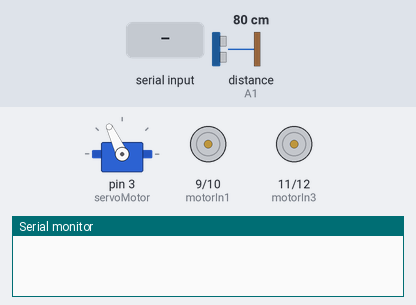
The sketch below on a simulated Arduino Uno, built with avr-gcc and run on an emulated ATmega328P. Parts: servo, motor-driver pin pairs drawn as motors (green arrow = first pin HIGH = forward, orange = second pin HIGH = backward, longer = more drive), the last lines printed to the serial monitor. Inputs (shaded band) come from the test bench; at power-on: distance to the obstacle (sensor on A1) 80 cm. The echo pulse lasts 58.3 µs per cm.

Above: at 3.9 s.
4.0 s: "3" received over Serial
At 5.6 s:
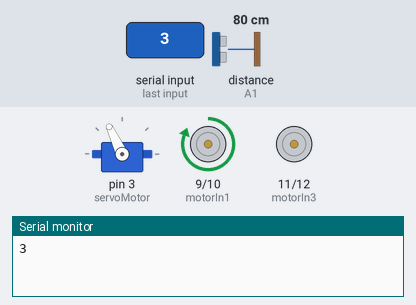
7.0 s: distance to the obstacle (sensor on A1) set to 31 cm
10.0 s: distance to the obstacle (sensor on A1) set to 26 cm
At 11.6 s:
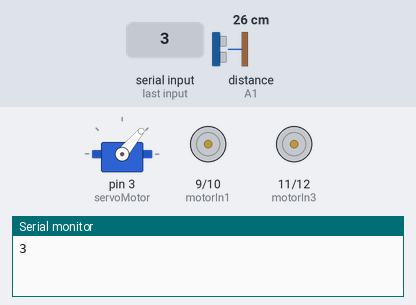
13.0 s: distance to the obstacle (sensor on A1) set to 35 cm
At 14.93 s:
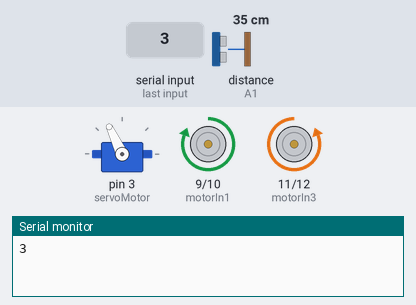
16.0 s: distance to the obstacle (sensor on A1) set to 2 cm
At 19.6 s:
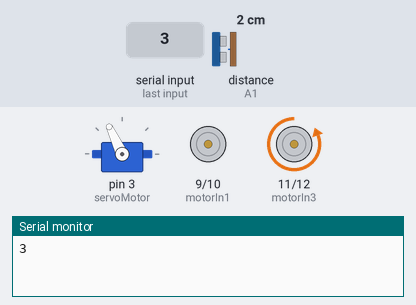
Timing chart, 0 to 20.0 s (numbered marks = the images above; inputs shaded):
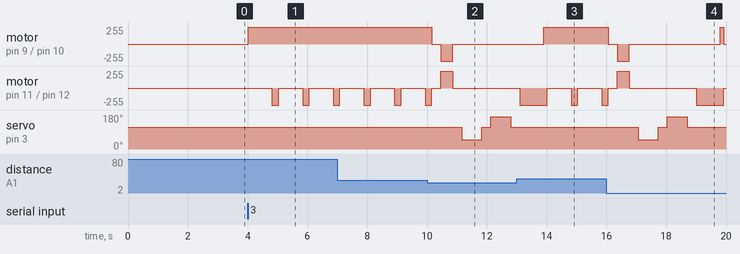

Measured:
- the behaviour switches between 30 and 29 cm on distance to the obstacle (sensor on A1) (found by bisection; images 1 and 2)
- after the input at 4.0 s, motor on pin 9 (motorIn1) / pin 10 (motorIn2): stopped → forward 255/255 at once; motor on pin 11 (motorIn3) / pin 12 (motorIn4): alternates backward 255/255 for 0.23 s and stopped for 0.80 s, starting after 0.82 s
- after the input at 10.0 s, motor on pin 9 (motorIn1) / pin 10 (motorIn2): forward 255/255 → stopped after 0.16 s, → backward 255/255 0.30 s later, → stopped 0.40 s later; servo on pin 3 (servoMotor): 115° → 50° after 1.2 s, → 115° 0.67 s later, → 170° 0.30 s later, → 115° 0.67 s later
- after the input at 13.0 s, motor on pin 9 (motorIn1) / pin 10 (motorIn2): goes on until 13.9 s, then stays forward 255/255; servo on pin 3 (servoMotor): stays 115° (without the input it goes to 50° after 2.0 s)
- after the input at 16.0 s, motor on pin 9 (motorIn1) / pin 10 (motorIn2): forward 255/255 → stopped after 0.07 s, → backward 255/255 0.30 s later, → stopped 0.40 s later, → forward 255/255 3.0 s later, … (5 changes in this stretch); servo on pin 3 (servoMotor): 115° → 50° after 1.1 s, → 115° 0.67 s later, → 170° 0.30 s later, → 115° 0.67 s later

The sketch:

CAR_OBSTACLE_BT_VOICE_REMOTE_SERVO.ino
```cpp
#include <Servo.h>
#include <NewPing.h>

#define trigPin  A0
#define echoPin  A1

int motorIn1 = 9;
int motorIn2 = 10;
int motorIn3 = 11;
int motorIn4 = 12;

#define maxDist 200
boolean goeesForward = false;
int distance = 100;

//long duration, distance;
String voice;
char c;
char stopping;

NewPing sonar(trigPin, echoPin, maxDist);
Servo servoMotor;

void setup()
{
  stopping='1';
  Serial.begin(9600);
  pinMode(trigPin, OUTPUT);
  pinMode(echoPin, INPUT);
  pinMode(motorIn1, OUTPUT);
  pinMode(motorIn2, OUTPUT);
  pinMode(motorIn3, OUTPUT);
  pinMode(motorIn4, OUTPUT);

  servoMotor.attach(3);

  servoMotor.write(115);
  delay(2000);
  distance = readPing();
  delay(100);
  distance = readPing();
  delay(100);
  distance = readPing();
  delay(100);
  distance = readPing();
  delay(100);
}

void loop()
{
  int distRight = 0;
  int distLeft = 0;
  delay(50);

  while(Serial.available()>0){
    delay(10);
    c=Serial.read();
    voice+=c;
  }

  if(distance<30 && stopping == '0'){
      moveStop();
      delay(300);
      moveBackward();
      delay(400);
      moveStop();
      delay(300);
      distRight = lookRight();
      delay(300);
      distLeft = lookLeft();
      delay(300);

      if (distRight >= distLeft){
        turnRight();
      }
      else{
        turnLeft();
      }
  }else if(voice=="forward" || c == '1'){
    moveForward();
    delay(100);
  }else if(voice=="back" || c == '2'){
    moveBackward();
    delay(100);
  }else if(voice=="left" || c == '3'){
    turnLeft();
    delay(100);
  }else if(voice=="right" || c == '4'){
    turnRight();
    delay(100);
  }else if(voice=="stop" || c == '5'){
    moveStop();
    delay(100);
  }

  if(voice.length()>0){
    Serial.println(voice);
    voice="";
  }

  distance = readPing();

  delay(0);
}

int lookRight(){
  servoMotor.write(50);
  delay(500);
  int distance = readPing();
  delay(100);
  servoMotor.write(115);
  return distance;
}

int lookLeft(){
  servoMotor.write(170);
  delay(500);
  int distance = readPing();
  delay(100);
  servoMotor.write(115);
  return distance;
  delay(100);
}

int readPing(){
  delay(70);
  int cm = sonar.ping_cm();
  if (cm==0){
    cm=250;
  }
  return cm;
}

void moveStop(){
  digitalWrite(motorIn1, LOW);
  digitalWrite(motorIn2, LOW);
  digitalWrite(motorIn3, LOW);
  digitalWrite(motorIn4, LOW);
  stopping='1';
}

void moveForward(){
  digitalWrite(motorIn1, HIGH);
  digitalWrite(motorIn2, LOW);
  digitalWrite(motorIn3, LOW);
  digitalWrite(motorIn4, HIGH);
  stopping='0';
}

void moveBackward(){
  digitalWrite(motorIn1, LOW);
  digitalWrite(motorIn2, HIGH);
  digitalWrite(motorIn3, HIGH);
  digitalWrite(motorIn4, LOW);
  stopping='0';
}

void turnRight(){
  digitalWrite(motorIn1, LOW);
  digitalWrite(motorIn2, LOW);
  digitalWrite(motorIn3, LOW);
  digitalWrite(motorIn4, HIGH);
  delay(800);
  digitalWrite(motorIn1, HIGH);
  digitalWrite(motorIn2, LOW);
  digitalWrite(motorIn3, LOW);
  digitalWrite(motorIn4, HIGH);
  stopping='0';
}

void turnLeft(){
  digitalWrite(motorIn1, HIGH);
  digitalWrite(motorIn2, LOW);
  digitalWrite(motorIn3, LOW);
  digitalWrite(motorIn4, LOW);
  delay(800);
  digitalWrite(motorIn1, HIGH);
  digitalWrite(motorIn2, LOW);
  digitalWrite(motorIn3, LOW);
  digitalWrite(motorIn4, HIGH);
  stopping='0';
}
```
